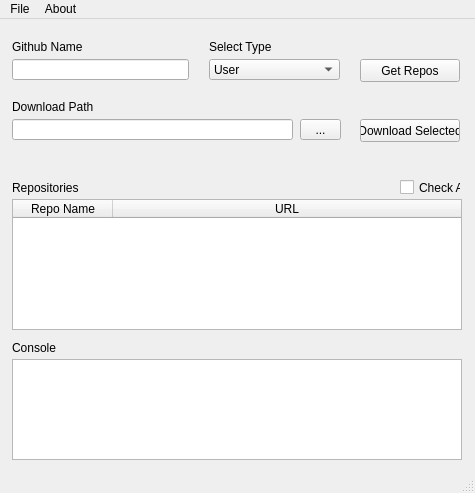
<?xml version="1.0" encoding="UTF-8"?>
<ui version="4.0">
 <class>MainWindow</class>
 <widget class="QMainWindow" name="MainWindow">
  <property name="geometry">
   <rect>
    <x>0</x>
    <y>0</y>
    <width>475</width>
    <height>493</height>
   </rect>
  </property>
  <property name="sizePolicy">
   <sizepolicy hsizetype="Preferred" vsizetype="Preferred">
    <horstretch>0</horstretch>
    <verstretch>0</verstretch>
   </sizepolicy>
  </property>
  <property name="windowTitle">
   <string>HungryCloner</string>
  </property>
  <widget class="QWidget" name="centralWidget">
   <property name="sizePolicy">
    <sizepolicy hsizetype="Preferred" vsizetype="Preferred">
     <horstretch>0</horstretch>
     <verstretch>0</verstretch>
    </sizepolicy>
   </property>
   <widget class="QLabel" name="label_4">
    <property name="geometry">
     <rect>
      <x>12</x>
      <y>161</y>
      <width>341</width>
      <height>16</height>
     </rect>
    </property>
    <property name="text">
     <string>Repositories</string>
    </property>
   </widget>
   <widget class="QTextBrowser" name="console">
    <property name="geometry">
     <rect>
      <x>12</x>
      <y>340</y>
      <width>450</width>
      <height>101</height>
     </rect>
    </property>
   </widget>
   <widget class="QLabel" name="label_3">
    <property name="geometry">
     <rect>
      <x>12</x>
      <y>321</y>
      <width>451</width>
      <height>16</height>
     </rect>
    </property>
    <property name="text">
     <string>Console</string>
    </property>
   </widget>
   <widget class="QLabel" name="label">
    <property name="geometry">
     <rect>
      <x>12</x>
      <y>20</y>
      <width>181</width>
      <height>16</height>
     </rect>
    </property>
    <property name="text">
     <string>Github Name</string>
    </property>
   </widget>
   <widget class="QLineEdit" name="inName">
    <property name="geometry">
     <rect>
      <x>12</x>
      <y>40</y>
      <width>177</width>
      <height>21</height>
     </rect>
    </property>
    <property name="minimumSize">
     <size>
      <width>113</width>
      <height>0</height>
     </size>
    </property>
   </widget>
   <widget class="QComboBox" name="inType">
    <property name="geometry">
     <rect>
      <x>209</x>
      <y>40</y>
      <width>131</width>
      <height>21</height>
     </rect>
    </property>
    <property name="minimumSize">
     <size>
      <width>110</width>
      <height>0</height>
     </size>
    </property>
    <item>
     <property name="text">
      <string>User</string>
     </property>
    </item>
    <item>
     <property name="text">
      <string>Organization </string>
     </property>
    </item>
   </widget>
   <widget class="QLabel" name="label_2">
    <property name="geometry">
     <rect>
      <x>209</x>
      <y>20</y>
      <width>121</width>
      <height>16</height>
     </rect>
    </property>
    <property name="minimumSize">
     <size>
      <width>47</width>
      <height>0</height>
     </size>
    </property>
    <property name="text">
     <string>Select Type</string>
    </property>
   </widget>
   <widget class="QPushButton" name="downloadSelectedBTN">
    <property name="geometry">
     <rect>
      <x>360</x>
      <y>100</y>
      <width>100</width>
      <height>23</height>
     </rect>
    </property>
    <property name="text">
     <string>Download Selected</string>
    </property>
   </widget>
   <widget class="QPushButton" name="getReposBTN">
    <property name="geometry">
     <rect>
      <x>360</x>
      <y>40</y>
      <width>100</width>
      <height>23</height>
     </rect>
    </property>
    <property name="minimumSize">
     <size>
      <width>75</width>
      <height>0</height>
     </size>
    </property>
    <property name="text">
     <string>Get Repos</string>
    </property>
   </widget>
   <widget class="QTableWidget" name="repoTable">
    <property name="geometry">
     <rect>
      <x>12</x>
      <y>180</y>
      <width>450</width>
      <height>131</height>
     </rect>
    </property>
    <property name="editTriggers">
     <set>QAbstractItemView::NoEditTriggers</set>
    </property>
    <property name="selectionMode">
     <enum>QAbstractItemView::SingleSelection</enum>
    </property>
    <property name="selectionBehavior">
     <enum>QAbstractItemView::SelectRows</enum>
    </property>
    <property name="gridStyle">
     <enum>Qt::SolidLine</enum>
    </property>
    <property name="sortingEnabled">
     <bool>true</bool>
    </property>
    <attribute name="horizontalHeaderVisible">
     <bool>true</bool>
    </attribute>
    <attribute name="horizontalHeaderCascadingSectionResizes">
     <bool>true</bool>
    </attribute>
    <attribute name="horizontalHeaderMinimumSectionSize">
     <number>10</number>
    </attribute>
    <attribute name="horizontalHeaderDefaultSectionSize">
     <number>100</number>
    </attribute>
    <attribute name="horizontalHeaderHighlightSections">
     <bool>true</bool>
    </attribute>
    <attribute name="horizontalHeaderShowSortIndicator" stdset="0">
     <bool>true</bool>
    </attribute>
    <attribute name="horizontalHeaderStretchLastSection">
     <bool>true</bool>
    </attribute>
    <attribute name="verticalHeaderVisible">
     <bool>false</bool>
    </attribute>
    <attribute name="verticalHeaderHighlightSections">
     <bool>false</bool>
    </attribute>
    <column>
     <property name="text">
      <string>Repo Name</string>
     </property>
     <property name="font">
      <font>
       <stylestrategy>PreferDefault</stylestrategy>
       <kerning>true</kerning>
      </font>
     </property>
    </column>
    <column>
     <property name="text">
      <string>URL</string>
     </property>
    </column>
   </widget>
   <widget class="QCheckBox" name="allCheck">
    <property name="geometry">
     <rect>
      <x>400</x>
      <y>160</y>
      <width>61</width>
      <height>17</height>
     </rect>
    </property>
    <property name="text">
     <string>Check All</string>
    </property>
    <property name="checked">
     <bool>false</bool>
    </property>
   </widget>
   <widget class="QLineEdit" name="inDownloadPath">
    <property name="geometry">
     <rect>
      <x>12</x>
      <y>100</y>
      <width>281</width>
      <height>21</height>
     </rect>
    </property>
    <property name="inputMask">
     <string/>
    </property>
    <property name="placeholderText">
     <string/>
    </property>
   </widget>
   <widget class="QToolButton" name="dirChoserBTN">
    <property name="geometry">
     <rect>
      <x>300</x>
      <y>100</y>
      <width>41</width>
      <height>21</height>
     </rect>
    </property>
    <property name="text">
     <string>...</string>
    </property>
   </widget>
   <widget class="QLabel" name="label_5">
    <property name="geometry">
     <rect>
      <x>12</x>
      <y>80</y>
      <width>281</width>
      <height>16</height>
     </rect>
    </property>
    <property name="text">
     <string>Download Path</string>
    </property>
   </widget>
  </widget>
  <widget class="QMenuBar" name="menuBar">
   <property name="geometry">
    <rect>
     <x>0</x>
     <y>0</y>
     <width>475</width>
     <height>21</height>
    </rect>
   </property>
   <widget class="QMenu" name="menuFile">
    <property name="title">
     <string>File</string>
    </property>
    <addaction name="actionExit"/>
   </widget>
   <widget class="QMenu" name="menuAbout">
    <property name="title">
     <string>About</string>
    </property>
   </widget>
   <addaction name="menuFile"/>
   <addaction name="menuAbout"/>
  </widget>
  <widget class="QStatusBar" name="statusBar"/>
  <action name="actionAbout">
   <property name="text">
    <string>Help</string>
   </property>
  </action>
  <action name="actionExit">
   <property name="text">
    <string>Exit</string>
   </property>
  </action>
 </widget>
 <layoutdefault spacing="6" margin="11"/>
 <tabstops>
  <tabstop>inName</tabstop>
 </tabstops>
 <resources/>
 <connections/>
</ui>
